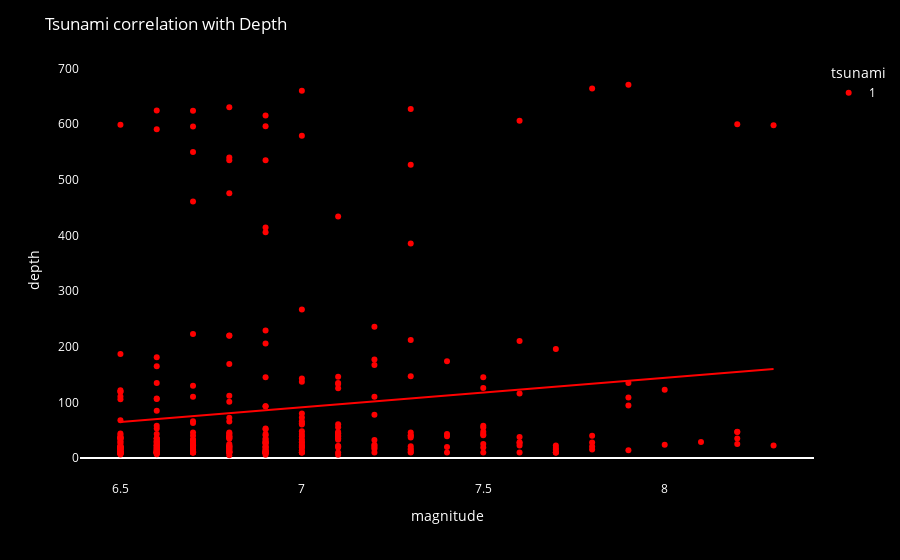

Here is the notebook cell this chart was saved with:
### Code cell
fig = px.scatter(filtered_df.assign(tsunami=filtered_df["tsunami"].astype(str)),
                 x='magnitude', 
                 y='depth', 
                 color='tsunami',
                 color_discrete_sequence=['red', 'green'],
                 trendline='ols', 
                 trendline_scope="trace")

fig.update_layout(
    title='Tsunami correlation with Depth',
    paper_bgcolor='black',
    plot_bgcolor='black',
    font=dict(color='white'),
    xaxis_showgrid=False, 
    yaxis_showgrid=False,
)

fig.show()

### Figure 1 — Plotly figure (JSON) as saved in the notebook; plotly's stock layout.template omitted (floating-point values rounded to 4 significant figures; data arrays with more than 128 entries replaced by an {"elided": "..."} marker saying what was removed)
{"data": [{"hovertemplate": "tsunami=1<br>magnitude=%{x}<br>depth=%{y}<extra></extra>", "legendgroup": "1", "marker": {"color": "red", "symbol": "circle"}, "mode": "markers", "name": "1", "orientation": "v", "showlegend": true, "type": "scatter", "x": {"elided": "325 float values"}, "xaxis": "x", "y": {"elided": "325 float values"}, "yaxis": "y"}, {"hovertemplate": "<b>OLS trendline</b><br>depth = 52.9023 * magnitude + -279.174<br>R<sup>2</sup>=0.020978<br><br>tsunami=1<br>magnitude=%{x}<br>depth=%{y} <b>(trend)</b><extra></extra>", "legendgroup": "1", "marker": {"color": "red", "symbol": "circle"}, "mode": "lines", "name": "1", "showlegend": false, "type": "scatter", "x": {"elided": "325 float values"}, "xaxis": "x", "y": {"elided": "325 float values"}, "yaxis": "y"}], "layout": {"autosize": true, "font": {"color": "white"}, "legend": {"title": {"text": "tsunami"}, "tracegroupgap": 0}, "margin": {"t": 60}, "paper_bgcolor": "black", "plot_bgcolor": "black", "title": {"text": "Tsunami correlation with Depth"}, "xaxis": {"anchor": "y", "autorange": true, "domain": [0, 1], "range": [6.391, 8.409], "showgrid": false, "title": {"text": "magnitude"}, "type": "linear"}, "yaxis": {"anchor": "x", "autorange": true, "domain": [0, 1], "range": [-46.55, 722.4], "showgrid": false, "title": {"text": "depth"}, "type": "linear"}}}
